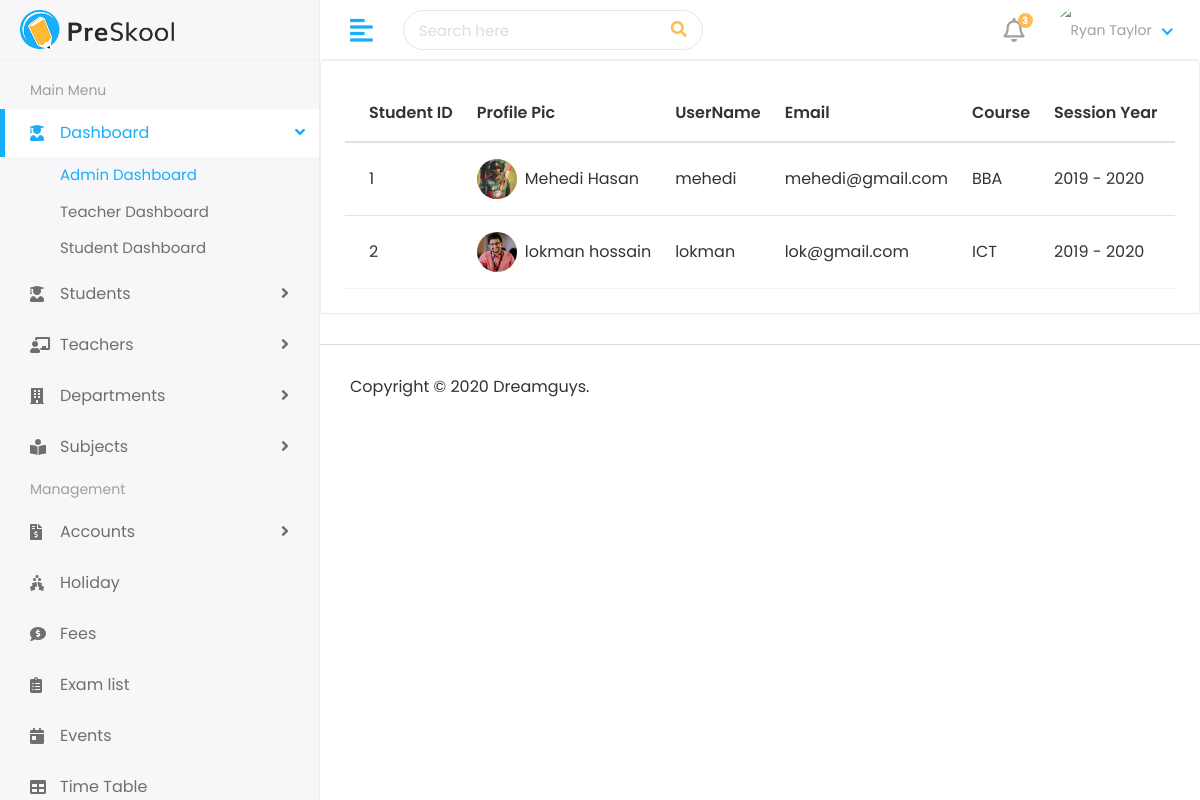
Page /student/studentList on the earlier database version.
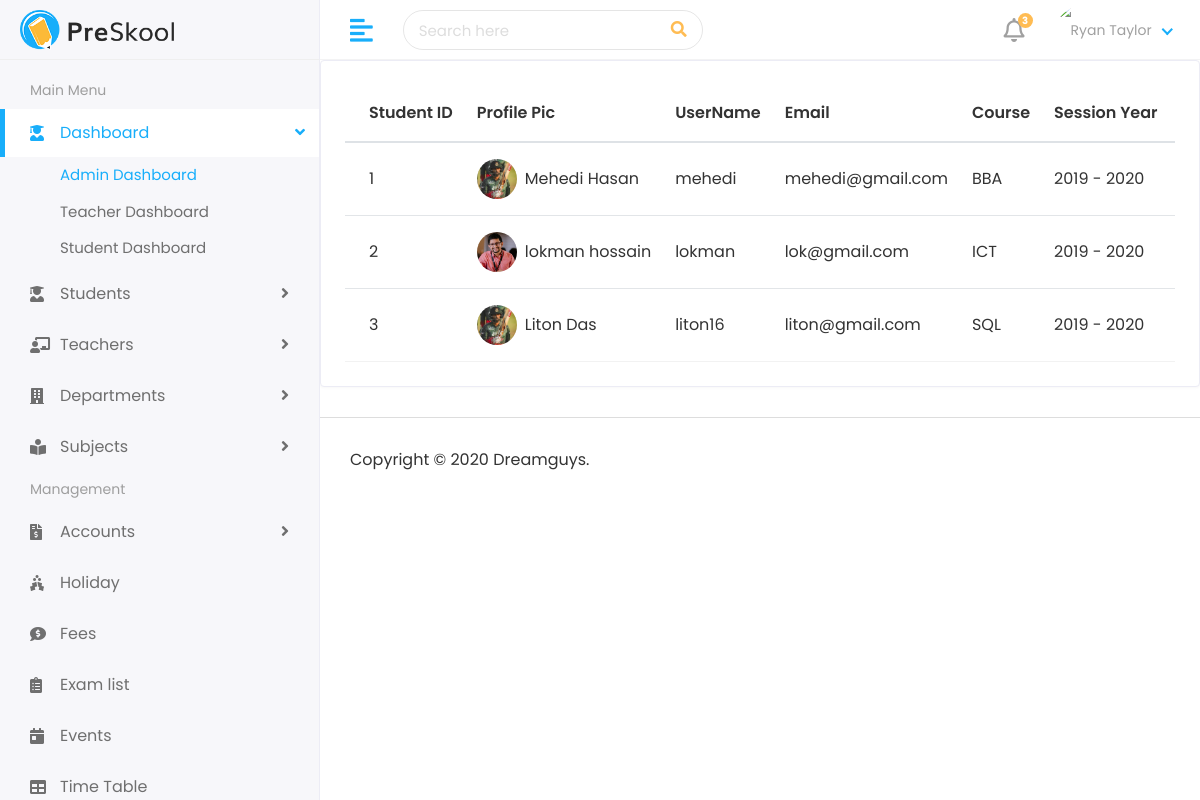
Same page on the later database version.
### student/models.py (models this page shows, shortened)
class studentModel(models.Model):
    admin = models.OneToOneField(customUser , on_delete=models.CASCADE)
    address=models.TextField()
    gender = models.CharField(max_length=100)
    courseid = models.ForeignKey(courseModel, on_delete=models.DO_NOTHING,default=1)  # Set the default course
    sessionyearid = models.ForeignKey(sessionYearModel, on_delete=models.DO_NOTHING,default=1)
    cratedat = models.DateTimeField(auto_now_add=True)  # Set the default value using timezone.now
    updateat = models.DateTimeField(auto_now=True)

class courseModel(models.Model):
    name=models.CharField(max_length=100)
    createat=models.DateTimeField(auto_now_add=True)
    updateat=models.DateTimeField(auto_now=True)
    def __str__(self):
        return self.name

class sessionYearModel(models.Model):
    sessionStart=models.CharField(max_length=100)
    sessionEnd=models.CharField(max_length=100)
    def __str__(self):
        return self.sessionStart + " - " + self.sessionEnd

### authentication/models.py (models this page shows)
class customUser(AbstractUser):
    USER=(
        (1,"admin"),
        (2,"Teacher"),
        (3,"students"),
    )
    user_type=models.CharField(choices=USER,max_length=50,default=1)
    profile_pic=models.ImageField(upload_to="media/profile_pic")

### student/views.py (the view)
# urls.py: path('studentList', views.studentList,name="studentList"),
def studentList(request):
    allStudent=studentModel.objects.all()
    return render(request,"Students/studentList.html",{"student":allStudent})

### templates/Students/studentList.html (shortened to what this page needs)
{% extends 'base.html' %}
{% block content %}
<div class="row">
    <div class="col-sm-12">
       <div class="card card-table">
          <div class="card-body">
             <div class="table-responsive">
                <table class="table table-hover table-center mb-0 datatable">
                   <thead>
                      <tr>
                        <th>Student ID</th>
                        <th>Profile Pic</th>
                         <th>UserName</th>
                         <th>Email</th>
                         <th>Course</th>
                         <th>Session Year</th>
                         <th>gender</th>
                      </tr>
                   </thead>
                   <tbody>
                     {% for s in  student%}
                     <tr>
                         <td>{{s.id}}</td>
                         <td>
                            <h2 class="table-avatar">
                               <a href="student-details.html" class="avatar avatar-sm mr-2"><img class="avatar-img rounded-circle" src="/{{s.admin.profile_pic}}" alt="User Image"></a>
                               <a href="student-details.html">{{s.admin.first_name}}  {{s.admin.last_name}}</a>
                            </h2>
                         </td>
                         <td>{{s.admin.username}}</td>
                         <td>{{s.admin.email}}</td>
                         <td>{{s.courseid}}</td>
                         <td>{{s.sessionyearid}}</td>
                         <td>{{s.gender}}</td>
                      </tr>
                      {% endfor %}
                   </tbody>
                </table>
             </div>
          </div>
       </div>
    </div>
 </div>
{% endblock %}

Differences in the rows shown:
added studentModel: id "3", admin.profile_pic (picture), admin.first_name "Liton", admin.last_name "Das", admin.username "liton16", admin.email "liton@gmail.com", courseid "SQL", sessionyearid "2019 - 2020"
